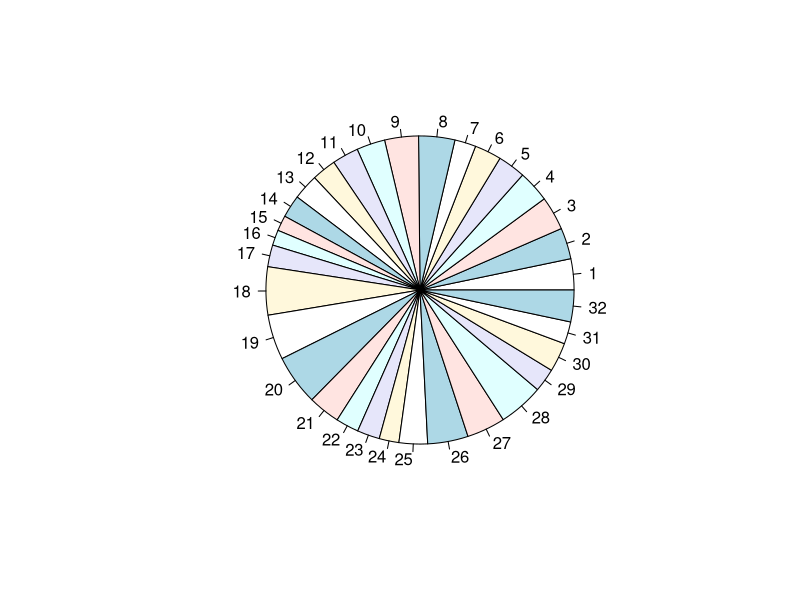
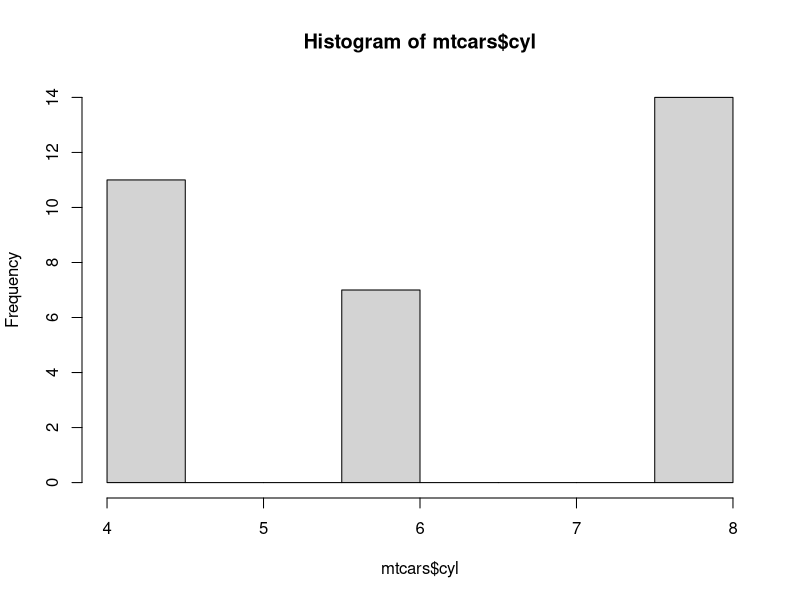
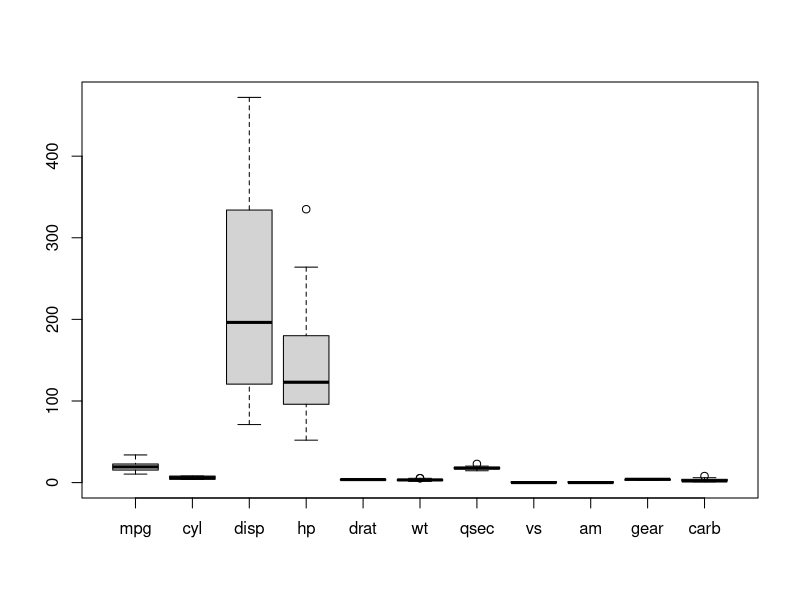

Here is the R script that generated these plots, in order:
summary(mtcars)
mean(mtcars$mpg)
min(mtcars$mpg)
pie(mtcars$mpg)
max(mtcars$disp)
hist(mtcars$cyl)
boxplot(mtcars)
length(mtcars$am)
head(mtcars)
str(mtcars)
